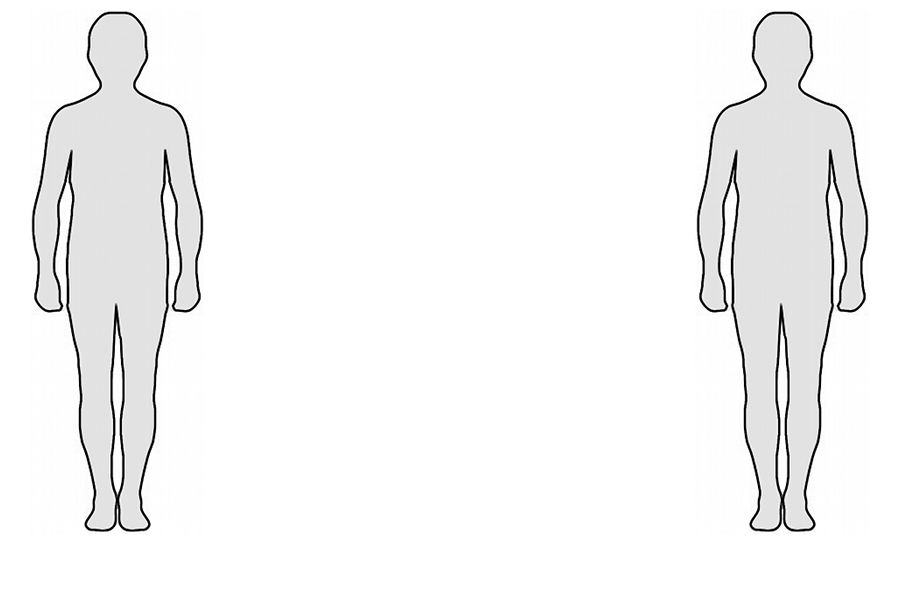
%> input picture matlab/base.png, 900 x 600 px
$ octave embody_demo.m   (GNU Octave 9; MATLAB toolbox functions it lacks are replaced by stand-ins)
%> lines starting %> are read from the running program, lines starting %| are printed output that depends on the picture
%% Short matlab demo to load and visualize emBODY data
%
% - Please note that there are hard-coded parameters related to our
% experiment version. If you modify the graphic layout of the web tool you
% will need to change also how matlab preprocesses the data
% - In our experiment we treated the left part of the screen as positive
% values and the right part as negative values, and performed a subtraction
% between the two. You are free to use the whole painting area and you
% don't need to subtract the values if left and right silouhettes have
% different meanings than activation/deactivation.
% - The demo uses the function load_subj, make sure it is in your path
% - It should be easy to rewrite this in python for those without a Matlab
% license.
%
% Code by Enrico Glerean and Lauri Nummenmaa
%
% Thanks to Laura Harrison @ caltech for useful feedback

% let's begin
close all
clear all

% get a list of subjects
basepath='demo_subjects'; % folder where subjects are
subjects=dir([basepath '/*']);

% the base image used for painting (in our case only one sided since we
% subtract values)
base=uint8(imread('base.png'));
%> base is the input picture: size 600x900x3 uint8; mean R, G, B 245.3, 245.3, 245.2
base2=base(10:531,33:203,:); % single image base
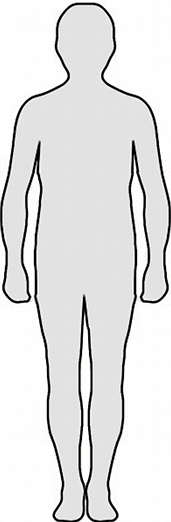
%> base2: size 522x171x3 uint8; mean R, G, B 225.6, 225.6, 225.6
labels={'Neutral'
'Fear'
'Anger'
'Disgust'
'Sadness'
'Happiness'
'Surprise'
'Anxiety'
'Love'
'Depression'
'Contempt'
'Pride'
'Shame'
'Jealousy'
};
mask=imread('mask.png');
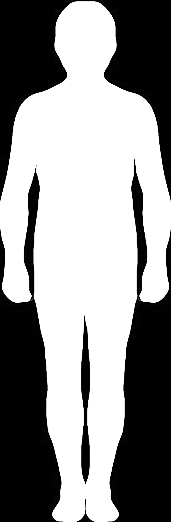
%> input picture matlab/mask.png, 171 x 522 px
%> mask is the input picture: size 522x171 uint8; min 0, max 255, mean 144.3

% for each subject, load data
for s=1:length(subjects)
    % skip dot and dotdot folders
    if(strcmp(subjects(s).name(1),'.')) continue; end

    %% Data loading
    % let's load the subject's answers into a variable a
    data=load_subj([basepath '/' subjects(s).name],2);
    NC=length(data); % number of conditions

    %% Painting reconstruction
    % 'data' now contains all mouse movements. What we need are the mouse
    % locations while the button was pressed (i.e. during painting)
    % Furthermore, the painting tool has a brush size. We recreate that
    % using image filter

    for n=1:NC;
        T=length(data(n).paint(:,2)); % number of mouse locations
        over=zeros(size(base,1),size(base,2)); % empty matrix to reconstruct painting
        for t=1:T
            y=ceil(data(n).paint(t,3)+1);
            x=ceil(data(n).paint(t,2)+1);
            if(x<=0) x=1; end
            if(y<=0) y=1; end
            if(x>=900) x=900; end % hardcoded for our experiment, you need to change it if you changed layout
            if(y>=600) y=600; end % hardcoded for our experiment, you need to change it if you changed layout
            over(y,x)=over(y,x)+1;
        end
        % Simulate brush size with a gaussian disk
        h=fspecial('gaussian',[15 15],5);
        over=imfilter(over,h);
        % we subtract left part minus right part of painted area
        % values are hard-coded to our web layout
        over2=over(10:531,33:203,:)-over(10:531,696:866,:);
        resmat(:,:,n)=over2;
    end
    %% store result (commented)
    % save([subjects(s).name '_preprocessed.mat'],'resmat')

    %% visualize subject's data
    M=max(abs(resmat(:))); % max range for colorbar
    NumCol=64;
    hotmap=hot(NumCol);
    coldmap=flipud([hotmap(:,3) hotmap(:,2) hotmap(:,1) ]);
    hotcoldmap=[
        coldmap
        hotmap
    ];

    % note that - for statistical maps - if you want to hide non
    % significant values and show them as black, you need to tweak the
    % colormap so that you have more rows of black between around the
    % non-significant interval.
    % As an example if we had a threshold, uncomment the below
    if(0)
        th=0.2*M; % just an example threshold, since this is not a statistical map
        non_sig=round(th/M*NumCol); % proportion of non significant colors
        hotmap=hot(NumCol-non_sig);
        coldmap=flipud([hotmap(:,3) hotmap(:,2) hotmap(:,1) ]);
        hotcoldmap=[
            coldmap
            zeros(2*non_sig,3);
            hotmap
        ];
    end


	% visualize all responses for each subject into a grid of numcolumns
	plotcols = 7; %set as desired
    plotrows = ceil((NC+1)/plotcols); % number of rows is equal to number of conditions+1 (for the colorbar)


    for n=1:NC
        figure(s)
        subplot(plotrows,plotcols,n)
        imagesc(base2);
        axis('off');
        set(gcf,'Color',[1 1 1]);
        hold on;
        over2=resmat(:,:,n);
        fh=imagesc(over2,[-M,M]);
        axis('off');
        axis equal
        colormap(hotcoldmap);
        set(fh,'AlphaData',mask)
        title(labels(n),'FontSize',10)
        if(n==NC)
            subplot(plotrows,plotcols,n+1)
            fh=imagesc(ones(size(base2)),[-M,M]);
            axis('off');
            colorbar;
            % save a screenshot, useful for quality control (commented)
            %saveas(gcf,[subjects(s).name '.png'])
        end
    end
end
